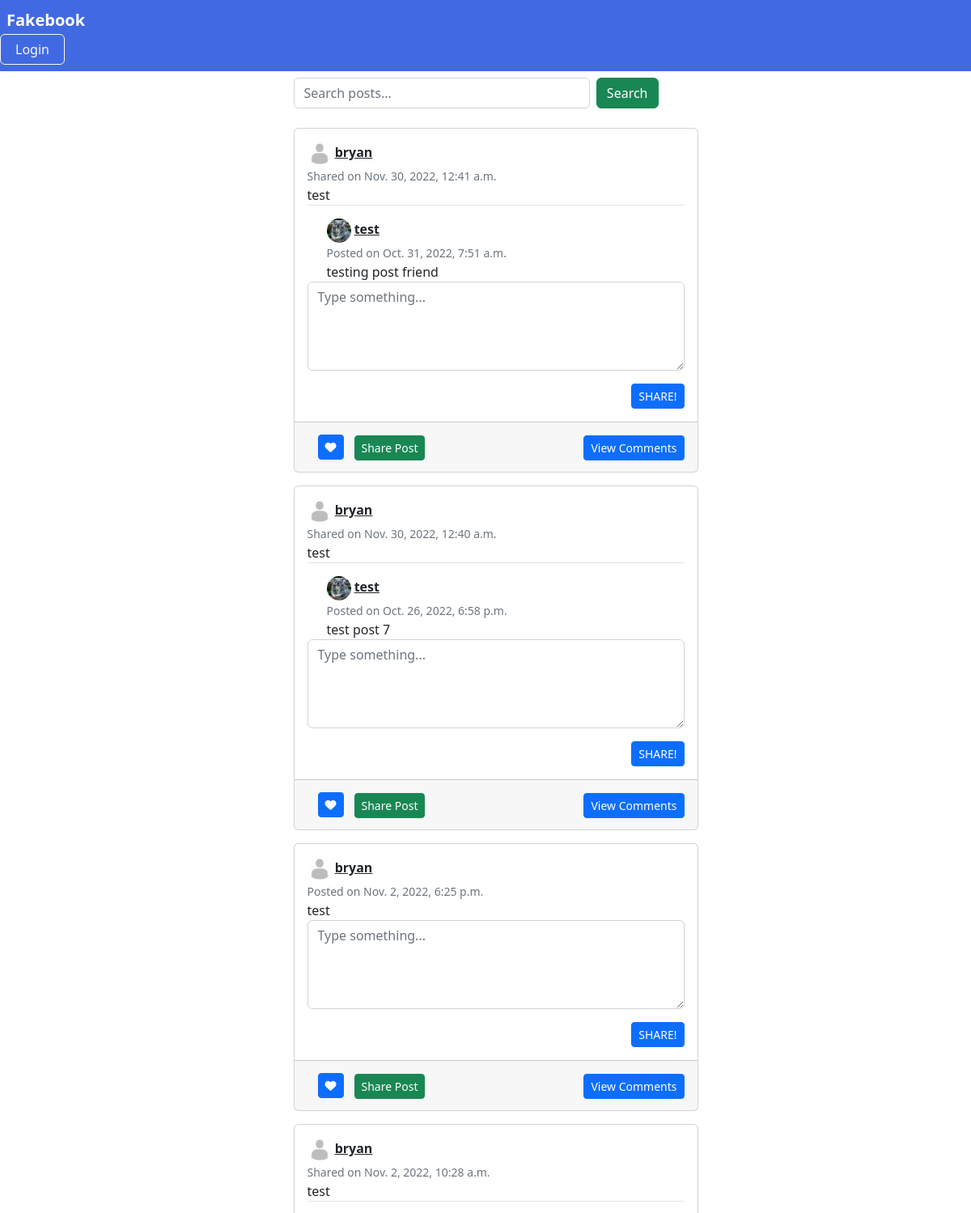
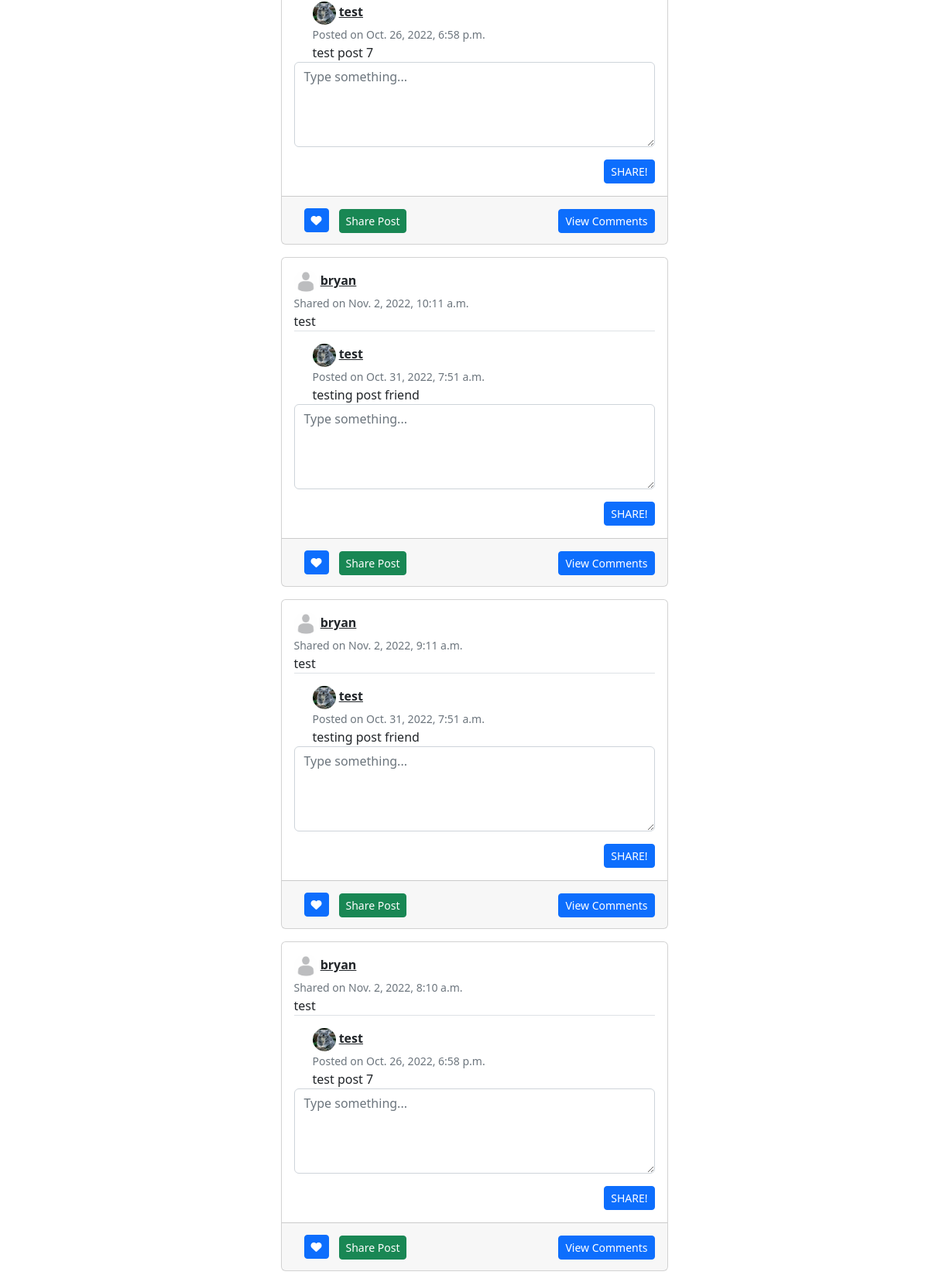
/posts/ (upper part), run on the app's committed database (2 pictures, top to bottom).
### feed/models.py (models this page shows, shortened)
class Post(models.Model):
    shared_description = models.CharField(max_length=255, blank=True, null=True)
    description = models.CharField(max_length=255, blank=True, null=True)
    pic = models.ImageField(upload_to='social_pics', blank=True)
    date_posted = models.DateTimeField(default=timezone.now)
    shared_date = models.DateTimeField(blank=True, null=True)
    username = models.ForeignKey(User, on_delete=models.CASCADE)
    shared_username = models.ForeignKey(User, on_delete=models.CASCADE, blank=True, null=True, related_name='+')

### users/models.py (models this page shows, shortened)
class Profile(models.Model):
    user = models.OneToOneField(User, on_delete=models.CASCADE)
    profile_pic = models.ImageField(default='uploads/default.png', upload_to='profile_pics')
    name = models.CharField(max_length=30, blank=True)
    birthdate = models.DateField(null=True, blank=True)
    location = models.CharField(max_length=120, blank=True)
    slug = AutoSlugField(populate_from='user')
    bio = models.CharField(max_length=255, blank=True)
    friends = models.ManyToManyField("Profile", blank=True)
    User._meta.get_field('email')._unique = True
    def get_absolute_url(self):
        return "/users/{}".format(self.slug)

### feed/views.py (the view)
# urls.py: path('posts/', views.post_page, name='post-page'),
def post_page(request):
    paginator = Paginator(Post.objects.all()
                          .annotate(lr=Coalesce(Max('shared_date'), 'date_posted'))
                          .order_by('-lr'), 10)
    page = request.GET.get('page')
    posts = paginator.get_page(page)
    share_form = SharePostForm()
    context = {
        'posts': posts,
        'share_form': share_form,
    }
    return render(request, "feed/post_page.html", context)

### feed/forms.py
class SharePostForm(forms.Form):
    description = forms.CharField(label='', widget=forms.Textarea(attrs={
                                'rows': '4', 'placeholder': 'Type something...'}))

### feed/templates/feed/post_page.html (shortened to what this page needs)
{% extends 'feed/base.html' %} {% load crispy_forms_tags %} {% load static %} {% load feed_tags %}
{% block content %}
    {% include 'feed/navbar.html' %}
	<div class="container">
	    <div class="row justify-content-center">
	      <div class="col-md-5 me-4">
                <form class="d-flex mt-2 pb-2" role="search" action="{% url 'search_posts' %}" method="get">
                    <input class="form-control me-2" name="q" type="search" placeholder="Search posts..." aria-label="Search" >
                    <button class="btn btn-success" type="submit">Search</button>
                </form>
                {% for post in posts%}
                    <div class="card card-signin my-3" style="width: 500px">
                      <div class="card-body">
                      {% if post.shared_username %}
                          <div class="position-relative border-bottom mb-3">
                              {% if not request.user == post.shared_username%}
                                <a href="{{ post.shared_username.profile.get_absolute_url }}">
                                    <img src="{{ post.shared_username.profile.profile_pic.url }}"
                                         class="rounded-circle"
                                         width="30"
                                         height="30" alt=""></a>
                                <a class="text-dark" href="{{ post.shared_username.profile.get_absolute_url }}"><b>
                                    {{ post.shared_username }}</b></a>
                              {% else %}
                                <a href="{% url 'home' %}"><img src="{{ post.shared_username.profile.profile_pic.url }}"
                                                                class="rounded-circle" width="30" height="30" alt=""></a>
                                <a class="text-dark" href="{% url 'home' %}"><b>{{ post.shared_username }}</b></a>
                              {% endif %}
                              <br><small class="text-muted">Shared on {{post.shared_date}}</small>
                              {% if post.shared_description != none %}
                              <br>
                              <a class="post-link text-dark text-break text-decoration-none" href="{% url 'post-detail' post.pk%}">
                                  {{ post.shared_description }}</a>
                              {% endif %}
                          </div>
                          <div class="shared-post mx-4">
                            {% if not request.user == post.username%}
                            <a href="{{ post.username.profile.get_absolute_url }}"><img src="{{ post.username.profile.profile_pic.url }}"
                                                                                        class="rounded-circle" width="30"
                                                                                        height="30" alt=""></a>
                            <a class="text-dark" href="{{ post.username.profile.get_absolute_url }}"><b>{{ post.username }}</b></a>
                            {% else %}
                            <a href="{% url 'home' %}"><img src="{{ post.username.profile.profile_pic.url }}"
                                                            class="rounded-circle" width="30" height="30" alt=""></a>
                            <a class="text-dark" href="{% url 'home' %}"><b>{{ post.username }}</b></a>
                            {% endif %}
                            <br><small class="text-muted">Posted on {{ post.date_posted }}</small>
                            <br>
                            <a class="post-link text-dark text-break text-decoration-none" href="{% url 'post-detail' post.pk %}">
                                {{ post.description }}</a>
                          </div>
                      {% else %}
                            {% if not request.user == post.username%}
                            <a href="{{ post.username.profile.get_absolute_url }}"><img src="{{ post.username.profile.profile_pic.url }}"
                                                                                        class="rounded-circle" width="30"
                                                                                        height="30" alt=""></a>
                            <a class="text-dark" href="{{ post.username.profile.get_absolute_url }}"><b>{{ post.username }}</b></a>
                            {% else %}
                            <a href="{% url 'home' %}"><img src="{{ post.username.profile.profile_pic.url }}"
                                                            class="rounded-circle" width="30" height="30" alt=""></a>
                            <a class="text-dark" href="{% url 'home' %}"><b>{{ post.username }}</b></a>
                            {% endif %}
                        <br><small class="text-muted">Posted on {{ post.date_posted }}</small>
                        <br>
                          <a class="post-link text-dark text-break text-decoration-none" href="{% url 'post-detail' post.pk %}">
                              {{ post.description }}</a>
                        <br>
                      {% endif %}
                        <form class="d-share" method="POST" action="{% url 'share-post' post.pk%}" id="{{ post.pk }}">
                          <fieldset class=form-group">
                              {{ share_form | crispy }}
                          </fieldset>
                            <div class="form-group float-end">
                                        <button class="btn btn-sm btn-primary btn-block text-uppercase" type="submit">
                                            Share!</button><br>
                            </div>
                      </form>
                      </div>
                      <div class="card-footer">
                      {% if not request.user == post.username and not request.user == post.shared_username%}
                         <button class="btn like float-sm-start" id="{{ post.id }}">
                             {% if post in is_liked %}
                                 <a type="icon" class="btn btn-danger btn-sm" href="{% url 'post-like' %}"
                                    id="like-btn{{ post.id }}"><i class="fa-solid fa-heart-crack"></i></a>
                             {% else %}
                                 <a type="icon" class="btn btn-primary btn-sm" href="{% url 'post-like' %}"
                                    id="like-btn{{ post.id }}"><i class="fa-solid fa-heart"></i></a>
                             {% endif %}
                         </button>
                          <button class="btn btn-success btn-sm mt-2" onclick="ShareButton({{post.pk}})">Share Post</button>
                      {% endif %}
                      <a class="btn btn-sm btn-primary mt-2 float-end" href="{% url 'post-detail' post.pk %}">View Comments</a>
                      </div>
                    </div>
                {% endfor %}
              </div>
        </div>
    </div>
{% endblock content %}

### data on the page
Post: shared_username.profile.profile_pic (placeholder picture), shared_username "bryan", shared_date "Nov. 30, 2022, 12:41 a.m.", shared_description "test", username.profile.profile_pic (picture), username "test", date_posted "Oct. 31, 2022, 7:51 a.m.", description "testing post friend"
Post: shared_username.profile.profile_pic (placeholder picture), shared_username "bryan", shared_date "Nov. 30, 2022, 12:40 a.m.", shared_description "test", username.profile.profile_pic (picture), username "test", date_posted "Oct. 26, 2022, 6:58 p.m.", description "test post 7"
Post: username.profile.profile_pic (placeholder picture), username "bryan", date_posted "Nov. 2, 2022, 6:25 p.m.", description "test"
Post: shared_username.profile.profile_pic (placeholder picture), shared_username "bryan", shared_date "Nov. 2, 2022, 10:28 a.m.", shared_description "test", username.profile.profile_pic (picture), username "test", date_posted "Oct. 26, 2022, 6:58 p.m.", description "test post 7"
Post: shared_username.profile.profile_pic (placeholder picture), shared_username "bryan", shared_date "Nov. 2, 2022, 10:11 a.m.", shared_description "test", username.profile.profile_pic (picture), username "test", date_posted "Oct. 31, 2022, 7:51 a.m.", description "testing post friend"
Post: shared_username.profile.profile_pic (placeholder picture), shared_username "bryan", shared_date "Nov. 2, 2022, 9:11 a.m.", shared_description "test", username.profile.profile_pic (picture), username "test", date_posted "Oct. 31, 2022, 7:51 a.m.", description "testing post friend"
Post: shared_username.profile.profile_pic (placeholder picture), shared_username "bryan", shared_date "Nov. 2, 2022, 8:10 a.m.", shared_description "test", username.profile.profile_pic (picture), username "test", date_posted "Oct. 26, 2022, 6:58 p.m.", description "test post 7"
